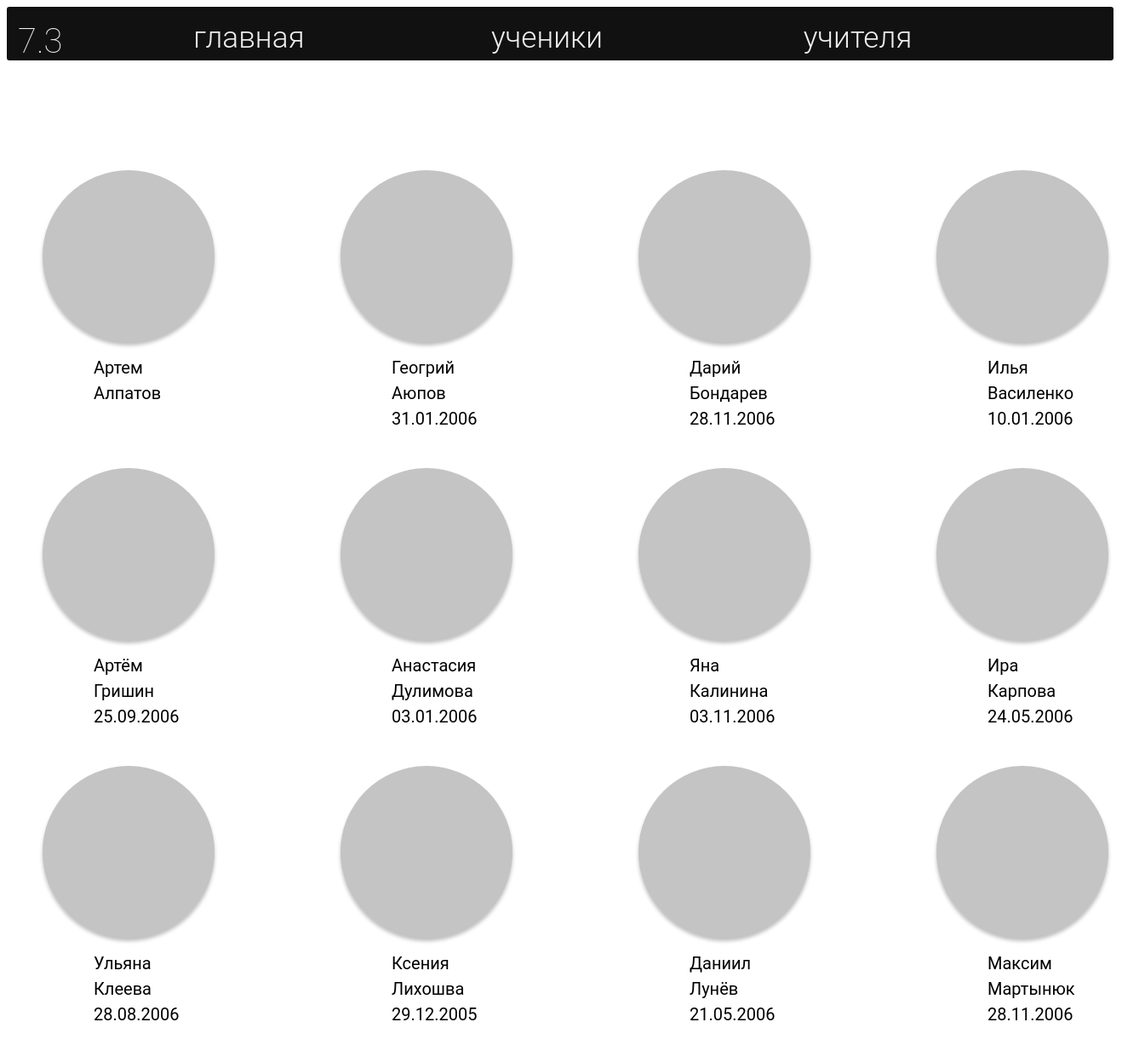
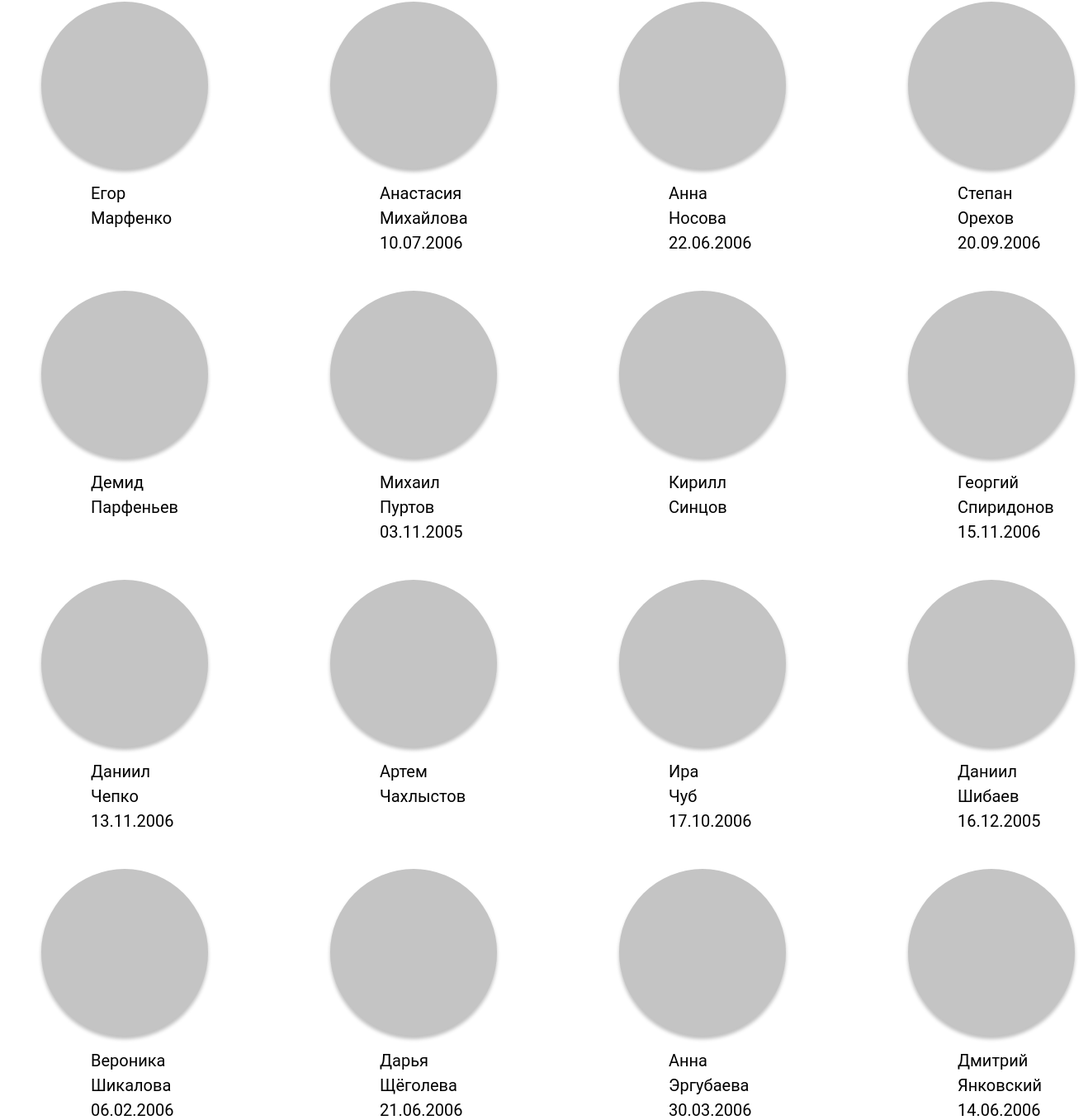
Page /classmates on the committed database (2 pictures, top to bottom).
### app/models.py (models this page shows, shortened)
class ClassMates(models.Model):
    name = models.CharField('имя', max_length=50)
    surname = models.CharField('фамилия', max_length=50)
    birthday = models.CharField('день рождения', max_length=70)

### app/views.py (the view)
# urls.py: path('classmates', views.RenderClass, name='classmates'),
def RenderClass(request):
    return rendering(request, ClassMates, 'app/classmates.html', 'classmates')

### site_for_school/templates/app/classmates.html (shortened to what this page needs)
{% extends 'app/base.html' %}
{% load static %}
    {% block content %}
        {% for i in classmates %}
            <div class="ellipse" style = 'top:{{ i.position.ellipsey }}px; left:{{ i.position.ellipsex }}px'></div>
            <div class = 'fonts'>
                <div style = 'position:absolute;top:{{ i.position.namey.namey }}px; left:{{ i.position.namex }}px'>
                    {{ i.object.name }}
                </div>
                <div style = 'position:absolute;top:{{ i.position.namey.surnamey }}px; left:{{ i.position.namex }}px'>
                    {{ i.object.surname }}
                </div>
                <div style = 'position:absolute;top:{{ i.position.namey.birthdayy }}px; left:{{ i.position.namex }}px'>
                    {{ i.object.birthday }}
                </div>
            </div>
        {% endfor %}
    {% endblock %}

### site_for_school/static/css/styles.css (style rules this page uses)
.ellipse { display: inline-block; position: absolute; left: 63px; top: 580px; width: 202px; height: 202px; border-radius: 50%; background: #C4C4C4; box-shadow: 0px 4px 4px rgba(0, 0, 0, 0.25); }
.fonts { font-size:20px; font-family:Roboto, Arial; }

### rows in the picture
ClassMates: object.name "Артем", object.surname "Алпатов"
ClassMates: object.name "Геогрий", object.surname "Аюпов", object.birthday "31.01.2006"
ClassMates: object.name "Дарий", object.surname "Бондарев", object.birthday "28.11.2006"
ClassMates: object.name "Илья", object.surname "Василенко", object.birthday "10.01.2006"
ClassMates: object.name "Артём", object.surname "Гришин", object.birthday "25.09.2006"
ClassMates: object.name "Анастасия", object.surname "Дулимова", object.birthday "03.01.2006"
ClassMates: object.name "Яна", object.surname "Калинина", object.birthday "03.11.2006"
ClassMates: object.name "Ира", object.surname "Карпова", object.birthday "24.05.2006"
ClassMates: object.name "Ульяна", object.surname "Клеева", object.birthday "28.08.2006"
ClassMates: object.name "Ксения", object.surname "Лихошва", object.birthday "29.12.2005"
ClassMates: object.name "Даниил", object.surname "Лунёв", object.birthday "21.05.2006"
ClassMates: object.name "Максим", object.surname "Мартынюк", object.birthday "28.11.2006"
ClassMates: object.name "Егор", object.surname "Марфенко"
ClassMates: object.name "Анастасия", object.surname "Михайлова", object.birthday "10.07.2006"
ClassMates: object.name "Анна", object.surname "Носова", object.birthday "22.06.2006"
ClassMates: object.name "Степан", object.surname "Орехов", object.birthday "20.09.2006"
ClassMates: object.name "Демид", object.surname "Парфеньев"
ClassMates: object.name "Михаил", object.surname "Пуртов", object.birthday "03.11.2005"
ClassMates: object.name "Кирилл", object.surname "Синцов"
ClassMates: object.name "Георгий", object.surname "Спиридонов", object.birthday "15.11.2006"
ClassMates: object.name "Даниил", object.surname "Чепко", object.birthday "13.11.2006"
ClassMates: object.name "Артем", object.surname "Чахлыстов"
ClassMates: object.name "Ира", object.surname "Чуб", object.birthday "17.10.2006"
ClassMates: object.name "Даниил", object.surname "Шибаев", object.birthday "16.12.2005"
ClassMates: object.name "Вероника", object.surname "Шикалова", object.birthday "06.02.2006"
ClassMates: object.name "Дарья", object.surname "Щёголева", object.birthday "21.06.2006"
ClassMates: object.name "Анна", object.surname "Эргубаева", object.birthday "30.03.2006"
ClassMates: object.name "Дмитрий", object.surname "Янковский", object.birthday "14.06.2006"
